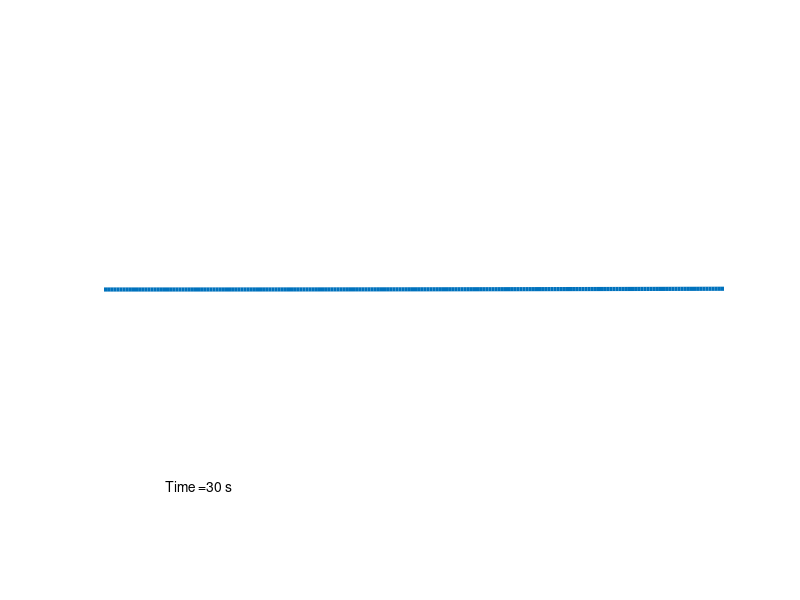

The MATLAB script that drew this image:
% Example 4.6 - Simple Animation (oscillating beam)

x = 0:0.01:2;	% x-vector
t = 0:0.2:30;	% time-vector
for n=1:length(t)
	y=cos(t(n))*0.1*exp(-0.1*t(n)).*x.^2
	plot(x,y,'LineWidth',3); axis off
	axis([0 2 -1 1])
	text(0.2, -0.8, ['Time =' num2str(t(n)) ' s' ])
	pause(0.05); % wait 0.05 seconds
end
